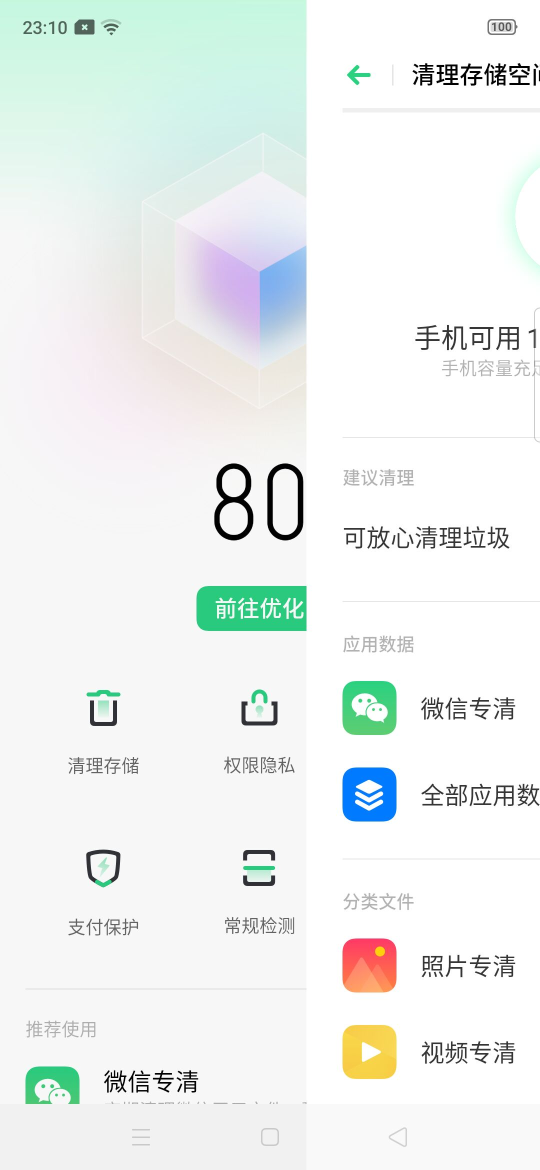
#> input picture temp_screenshot/test.jpg, 1080 x 2340 px (shown at 1/2 size)
$ python compareimgs.py
#> lines starting #> are read from the running program, lines starting #| are printed output that depends on the picture; long printed decimals are rounded
import cv2
import numpy as np
from PIL import Image
import requests
from io import BytesIO
import matplotlib
import os
matplotlib.use('TkAgg')
import matplotlib.pyplot as plt


def aHash ( img ):
    # 均值哈希算法
    # 缩放为8*8
    img = cv2.resize(img, (8, 8))
    # 转换为灰度图
    gray = cv2.cvtColor(img, cv2.COLOR_BGR2GRAY)
    # s为像素和初值为0，hash_str为hash值初值为''
    s = 0
    hash_str = ''
    # 遍历累加求像素和
    for i in range(8):
        for j in range(8):
            s = s + gray[i, j]
    # 求平均灰度
    avg = s / 64
    # 灰度大于平均值为1相反为0生成图片的hash值
    for i in range(8):
        for j in range(8):
            if gray[i, j] > avg:
                hash_str = hash_str + '1'
            else:
                hash_str = hash_str + '0'
    return hash_str


def dHash ( img ):
    # 差值哈希算法
    # 缩放8*8
    img = cv2.resize(img, (9, 8))
    # 转换灰度图
    gray = cv2.cvtColor(img, cv2.COLOR_BGR2GRAY)
    hash_str = ''
    # 每行前一个像素大于后一个像素为1，相反为0，生成哈希
    for i in range(8):
        for j in range(8):
            if gray[i, j] > gray[i, j + 1]:
                hash_str = hash_str + '1'
            else:
                hash_str = hash_str + '0'
    return hash_str


def pHash ( img ):
    # 感知哈希算法
    # 缩放32*32
    img = cv2.resize(img, (32, 32))  # , interpolation=cv2.INTER_CUBIC

    # 转换为灰度图
    gray = cv2.cvtColor(img, cv2.COLOR_BGR2GRAY)
    # 将灰度图转为浮点型，再进行dct变换
    dct = cv2.dct(np.float32(gray))
    # opencv实现的掩码操作
    dct_roi = dct[0:8, 0:8]

    hash = []
    avreage = np.mean(dct_roi)
    for i in range(dct_roi.shape[0]):
        for j in range(dct_roi.shape[1]):
            if dct_roi[i, j] > avreage:
                hash.append(1)
            else:
                hash.append(0)
    return hash


def calculate ( image1, image2 ):
    # 灰度直方图算法
    # 计算单通道的直方图的相似值
    hist1 = cv2.calcHist([image1], [0], None, [256], [0.0, 255.0])
    hist2 = cv2.calcHist([image2], [0], None, [256], [0.0, 255.0])
    # 计算直方图的重合度
    degree = 0
    for i in range(len(hist1)):
        if hist1[i] != hist2[i]:
            degree = degree + (1 - abs(hist1[i] - hist2[i]) / max(hist1[i], hist2[i]))
        else:
            degree = degree + 1
    degree = degree / len(hist1)
    return degree


def classify_hist_with_split ( image1, image2, size=(256, 256) ):
    # RGB每个通道的直方图相似度
    # 将图像resize后，分离为RGB三个通道，再计算每个通道的相似值
    image1 = cv2.resize(image1, size)
    image2 = cv2.resize(image2, size)
    sub_image1 = cv2.split(image1)
    sub_image2 = cv2.split(image2)
    sub_data = 0
    for im1, im2 in zip(sub_image1, sub_image2):
        sub_data += calculate(im1, im2)
    sub_data = sub_data / 3
    return sub_data


def cmpHash ( hash1, hash2 ):
    # Hash值对比
    # 算法中1和0顺序组合起来的即是图片的指纹hash。顺序不固定，但是比较的时候必须是相同的顺序。
    # 对比两幅图的指纹，计算汉明距离，即两个64位的hash值有多少是不一样的，不同的位数越小，图片越相似
    # 汉明距离：一组二进制数据变成另一组数据所需要的步骤，可以衡量两图的差异，汉明距离越小，则相似度越高。汉明距离为0，即两张图片完全一样
    n = 0
    # hash长度不同则返回-1代表传参出错
    if len(hash1) != len(hash2):
        return -1
    # 遍历判断
    for i in range(len(hash1)):
        # 不相等则n计数+1，n最终为相似度
        if hash1[i] != hash2[i]:
            n = n + 1
    return n


def getImageByUrl ( url ):
    # 根据图片url 获取图片对象
    html = requests.get(url, verify=False)
    image = Image.open(BytesIO(html.content))
    return image


# [33 lines of commented-out code are left out]


def runAllImageSimilaryFun ( para1, para2 ):
    # 均值、差值、感知哈希算法三种算法值越小，则越相似,相同图片值为0
    # 三直方图算法和单通道的直方图 0-1之间，值越大，越相似。 相同图片为1

    # t1,t2   14;19;10;  0.70;0.75
    # t1,t3   39 33 18   0.58 0.49
    # s1,s2  7 23 11     0.83 0.86  挺相似的图片
    # c1,c2  11 29 17    0.30 0.31

#> called with para1 = 'temp_screenshot/test.jpg', para2 = 'expected_resultimg/except.jpg'
    if para1.startswith("http"):
        # 根据链接下载图片，并转换为opencv格式
        img1 = getImageByUrl(para1)
        img1 = cv2.cvtColor(np.asarray(img1), cv2.COLOR_RGB2BGR)

        img2 = getImageByUrl(para2)
        img2 = cv2.cvtColor(np.asarray(img2), cv2.COLOR_RGB2BGR)
    else:
        # 通过imread方法直接读取物理路径
        img1 = cv2.imread(para1)
#> img1 is the input picture: shape (2340, 1080, 3); mean B, G, R 240.1, 241.8, 237.3
        img2 = cv2.imread(para2)
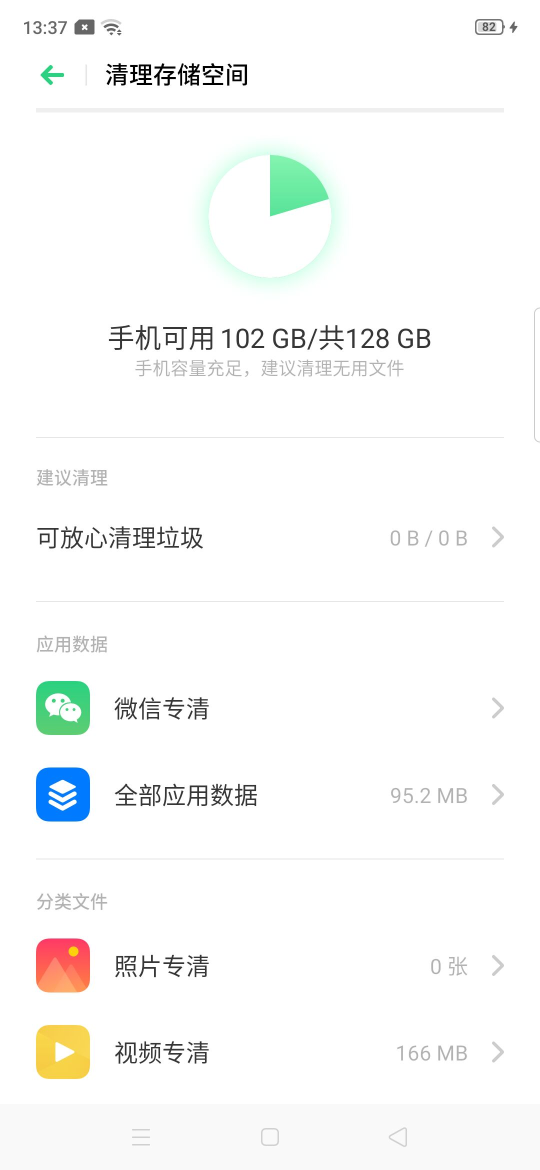
#> input picture expected_resultimg/except.jpg, 1080 x 2340 px (shown at 1/2 size)
#> img2 is the input picture: shape (2340, 1080, 3); mean B, G, R 248.9, 249.8, 248.9

    hash1 = aHash(img1)
#> after the loop in aHash, `for i in range(8):`: s = 14961
#> in aHash, `avg = s / 64`: avg = 233.8
    hash2 = aHash(img2)
    n1 = cmpHash(hash1, hash2)
#> n1 = 12
    print('[均值]哈希(值越小，越相似0-64，如0)相似度aHash：', n1)
#| [均值]哈希(值越小，越相似0-64，如0)相似度aHash： 12

    hash1 = dHash(img1)
    hash2 = dHash(img2)
    n2 = cmpHash(hash1, hash2)
#> n2 = 22
    print('[差值]哈希(值越小，越相似0-64，如0)相似度dHash：', n2)
#| [差值]哈希(值越小，越相似0-64，如0)相似度dHash： 22

    hash1 = pHash(img1)
#> in pHash, `img = cv2.resize(img, (32, 32))`:
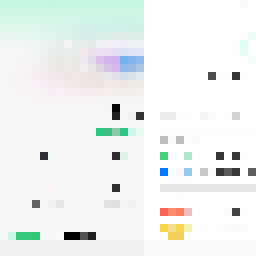
#> img: shape (32, 32, 3) (shown 8 times larger); mean of channels 0, 1, 2 240.5, 242.2, 238.5; drawn as B, G, R
#> in pHash, `gray = cv2.cvtColor(img, cv2.COLOR_BGR2GRAY)`:
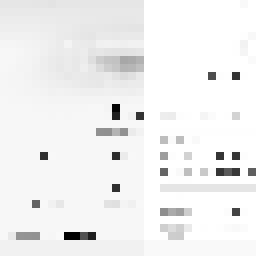
#> gray: shape (32, 32) (shown 8 times larger); min 0, max 255, mean 240.9
#> in pHash, `dct = cv2.dct(np.float32(gray))`:
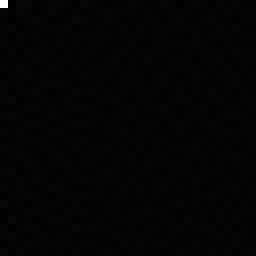
#> dct: shape (32, 32) float32 (shown 8 times larger); min -126.4, max 7708.3, mean 7.4; drawn with min black and max white
#> in pHash, `avreage = np.mean(dct_roi)`: avreage = 118.3
#> hash1 = 64 values, max 1 at index 0, min 0 at index 1, mean 0.0156
    hash2 = pHash(img2)
#> in pHash (call 2), `img = cv2.resize(img, (32, 32))`:
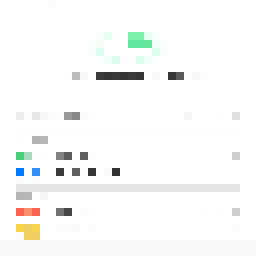
#> img: shape (32, 32, 3) (shown 8 times larger); mean of channels 0, 1, 2 247.9, 248.9, 248.2; drawn as B, G, R
#> in pHash (call 2), `avreage = np.mean(dct_roi)`: avreage = 126.9
#> hash2 has the same summary as hash1
    n3 = cmpHash(hash1, hash2)
#> n3 = 0
    print('[感知]哈希(值越小，越相似0-64，如0)相似度pHash：', n3)
#| [感知]哈希(值越小，越相似0-64，如0)相似度pHash： 0

    n4 = classify_hist_with_split(img1, img2)
#> in classify_hist_with_split, `image1 = cv2.resize(image1, size)`:
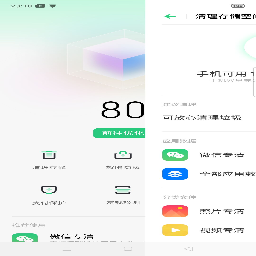
#> image1: shape (256, 256, 3); mean of channels 0, 1, 2 239.8, 241.6, 237; drawn as B, G, R
#> in classify_hist_with_split, `image2 = cv2.resize(image2, size)`:
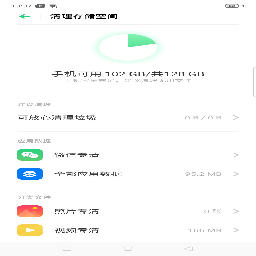
#> image2: shape (256, 256, 3); mean of channels 0, 1, 2 248.8, 249.6, 248.7; drawn as B, G, R
#> the loop in classify_hist_with_split, `for im1, im2 in zip(sub_image1, sub_image2):` made 3 passes
#> (degree in calculate, sub_data) on passes 1 to 3: ([0.542], [0.542]), ([0.504], [1.05]), ([0.442], [1.49])
#> in classify_hist_with_split, `sub_data = sub_data / 3`: sub_data = [0.496]
#> n4 = [0.496]
    print('三[直方图](值越大越相似0-1，如1)相似度：', n4)
#| 三[直方图](值越大越相似0-1，如1)相似度： [0.4959]

    n5 = calculate(img1, img2)
#> n5 = [0.594]
    print("单通道的[直方图](值越大越相似0-1，如1)", n5)
#| 单通道的[直方图](值越大越相似0-1，如1) [0.5939]
    # [10 lines of commented-out code are left out]


if __name__ == "__main__":
    path = os.path.dirname(os.path.abspath(__file__))
    # p1 = "https://ww3.sinaimg.cn/bmiddle/007INInDly1g336j2zziwj30su0g848w.jpg"
    # p2 = "https://ww2.sinaimg.cn/bmiddle/007INInDly1g336j10d32j30vd0hnam6.jpg"
    p1 =path + "/temp_screenshot/" + "test.jpg"
    #p2 =path + "/temp_screenshot/" + "test.jpg"(P1=P2)
    print('这是相似度不高的P1/P2图片（差值哈希算法：22分，相对不那么相似，比较准确）')
    p2 = path + "/expected_resultimg/" + "except.jpg"
    runAllImageSimilaryFun(p1, p2)
